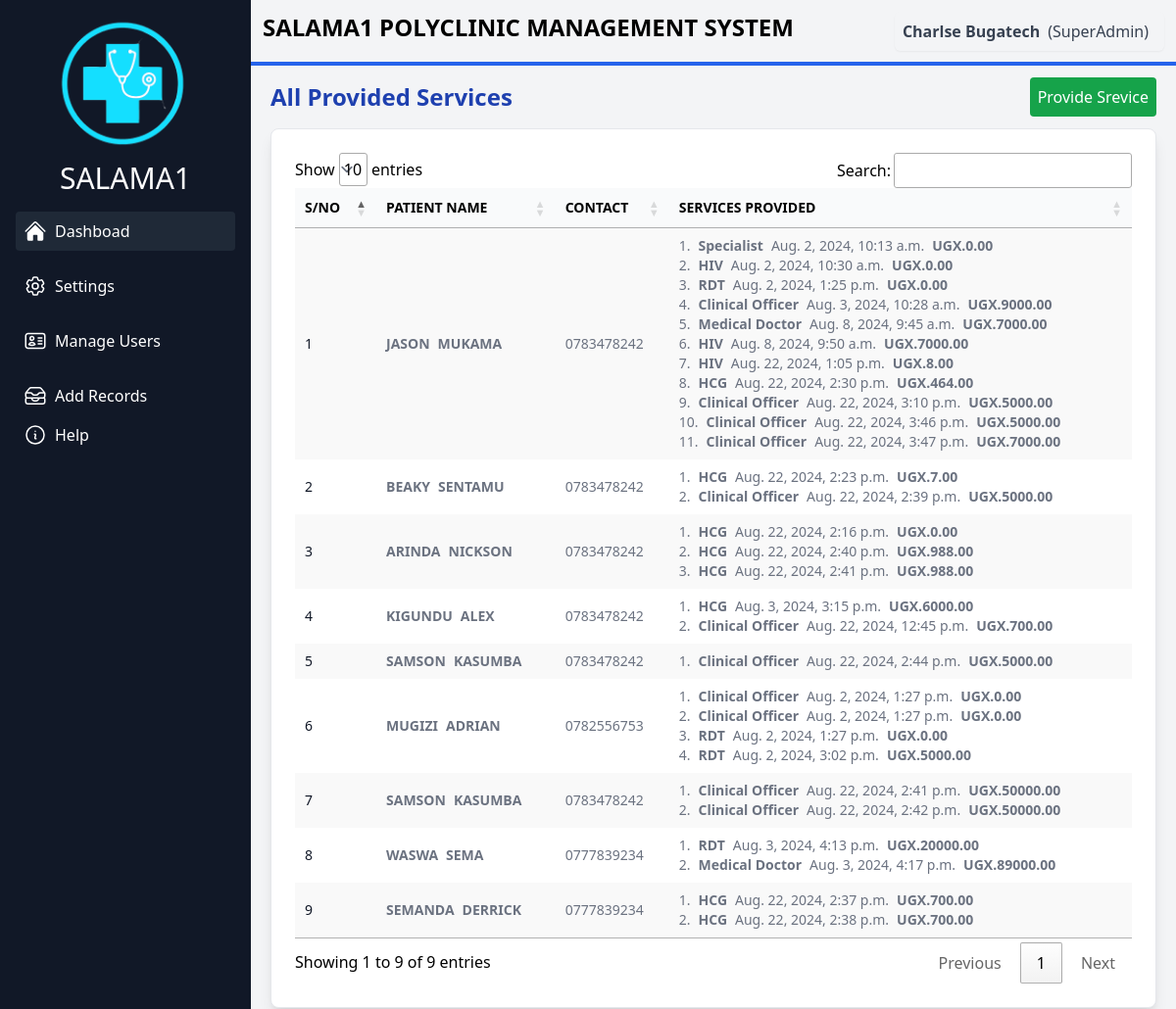
Before: /getprovidedserviceview/ (signed in) with the older database file.
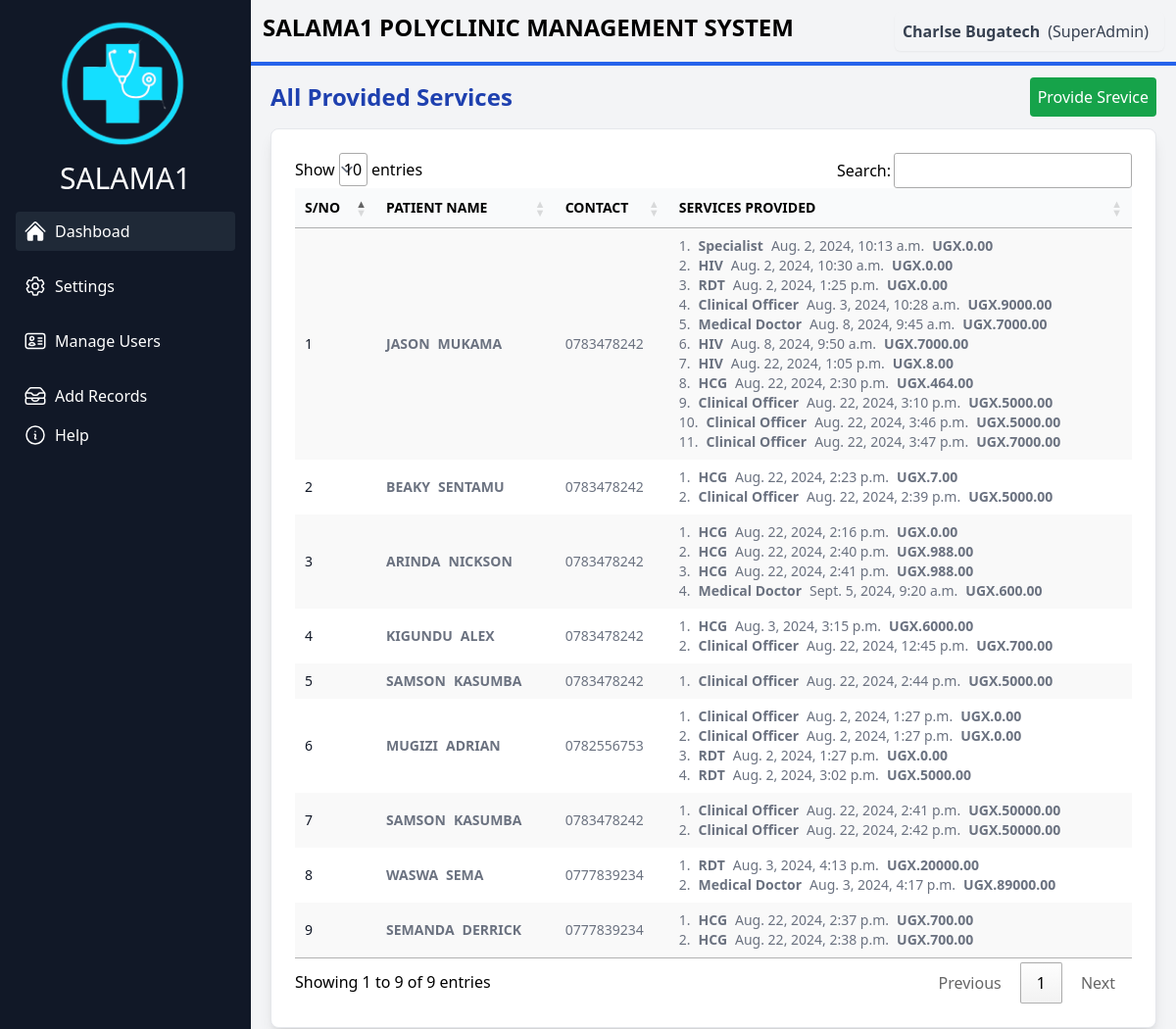
After: the same page with the newer database file.
### account/models.py (models this page shows, shortened)
class User(AbstractBaseUser, PermissionsMixin):
    id = models.UUIDField(primary_key=True, default=uuid.uuid4, editable=False, verbose_name="ID")
    name = models.CharField(max_length=255, blank=True, null=True, verbose_name="Full Name")
    email = models.EmailField(unique=True, verbose_name="Email Address")
    phone = models.CharField(max_length=15, blank=True, null=True, verbose_name="Phone Number")
    role = models.CharField(max_length=50, blank=True, null=True, verbose_name="Role")
    is_active = models.BooleanField(default=True, verbose_name="Active")
    is_staff = models.BooleanField(default=False, verbose_name="Staff Status")
    is_superuser = models.BooleanField(default=False, verbose_name="Superuser Status")
    date_joined = models.DateTimeField(auto_now_add=True, verbose_name="Date Joined")
    last_login = models.DateTimeField(blank=True, null=True, verbose_name="Last Login")
    objects = CustomUserManager()
    USERNAME_FIELD = 'email'
    EMAIL_FIELD = 'email'
    REQUIRED_FIELDS = ['name']

### patients/models.py (models this page shows, shortened)
class Biodata(models.Model):
    Firstname = models.CharField(max_length=100, default="")
    Othernames = models.CharField(max_length=100, default="")
    Age = models.CharField(max_length=100, default="")
    weight = models.CharField(max_length=100, default="")
    sex = models.CharField(max_length=100, default="")
    height = models.CharField(max_length=100, default="")
    tribe = models.ForeignKey(Tribes, on_delete=models.SET_NULL, null=True)
    Address = models.TextField(default="")
    Phone = models.CharField(max_length=100, default="")
    Emailaddress = models.CharField(max_length=100, default="")
    created_at = models.DateTimeField(null=True, blank=True, auto_now_add=True)
    day_of_week = models.CharField(max_length=10, blank=True, null=True)
    added_by = models.ForeignKey(User, on_delete=models.SET_NULL, null=True)

class Providedservices(models.Model):
    patient = models.ForeignKey(Biodata, on_delete=models.SET_NULL, null=True)
    category = models.ForeignKey(ServiceCategory, on_delete=models.SET_NULL, null=True)
    service = models.ForeignKey(Service, on_delete=models.SET_NULL, null=True)
    cost = models.DecimalField(max_digits=10, decimal_places=2, default=0)
    created_at = models.DateTimeField(auto_now_add=True, blank=True, null=True)
    added_by = models.ForeignKey(User, on_delete=models.SET_NULL, null=True)

class Service(models.Model):
    category = models.ForeignKey(ServiceCategory, on_delete=models.SET_NULL, null=True)
    service = models.CharField(max_length=100, default="")
    price = models.DecimalField(max_digits=10, decimal_places=2, default=0)
    created_at = models.DateTimeField(auto_now_add=True, blank=True, null=True)
    added_by = models.ForeignKey(User, on_delete=models.SET_NULL, null=True)
    def __str__(self):
        return self.service

### patients/views.py (the view)
# urls.py: path('getprovidedserviceview/', views.getprovidedserviceview, name='getprovidedserviceview'),
@login_required
def getprovidedserviceview(request):
    patients_with_services = Biodata.objects.prefetch_related('providedservices_set__service').all()
    context = {
        'patients_with_services': patients_with_services,
    }
    for patient in patients_with_services:
        print(f"Patient: {patient.Firstname} {patient.Othernames}")
        for provided_service in patient.providedservices_set.all():
            print(f"  Service: {provided_service.service.created_at}, Price: {provided_service.service}")
    return render(request, 'patients/patientsandservices.html', context)

### patients/templates/patients/patientsandservices.html (shortened to what this page needs)
{% extends 'core/base.html' %}
{% load static %}
{% block content %}
<link rel="stylesheet" href="https://cdn.datatables.net/1.11.5/css/jquery.dataTables.min.css">
<div class="bg-gray-100 pl-5 pr-5 pt-3 pb-3">
    <div class="flex justify-between items-center mb-3">
        <p class="text-2xl font-semibold text-blue-800">All Provided Services</p>
        <a href="{% url 'patients:biodata' %}" class="rounded bg-green-600 text-white p-2  hover:bg-green-700">Provide Srevice</a>
    </div>
    <div class="bg-white p-6 rounded-lg shadow-lg border border-gray-200 dark:bg-gray-800 dark:border-gray-700 overflow-x-auto">
        <table id="bootstrapdatatable" class="w-full stripe text-sm text-left text-gray-500 dark:text-gray-400">
            <thead class=" uppercase bg-gray-50 text-black dark:bg-gray-700 dark:text-gray-400">
                <tr>
                    <th scope="col" class="px-6 py-3">S/No</th>
                    <th scope="col" class="px-6 py-3">Patient Name</th>
                    <th scope="col" class="px-6 py-3">Contact</th>
                    <th scope="col" class="px-6 py-3">Services Provided</th>
                </tr>
            </thead>
            <tbody>
                {% for patient in patients_with_services %}
                <tr>
                    <th scope="row" class="px-6 py-4 font-medium text-gray-900 whitespace-nowrap dark:text-white">
                        {{ forloop.counter }}
                    </th>
                    <td class="px-6 py-4 uppercase font-bold">
                        <ul class="flex  gap-2">
                            <li>{{ patient.Firstname }}</li>
                            <li>{{ patient.Othernames }}</li>
                        </ul>
                    </td>
                    <td class="px-6 py-4">
                        <ul>
                            <li>{{ patient.Phone }}</li>
                        </ul>
                    </td>
                    <td class="px-6 py-4">
                        <ul class=" list-inside">
                            {% for service in patient.providedservices_set.all %}
                              <div class="flex gap-2">
                                <li>{{ forloop.counter }}.</li>
                                <li class="font-bold">{{ service.service }}</li>
                                <li>{{ service.created_at }}</li>
                                <li class="font-bold">UGX.{{ service.cost }}</li>
                            </div>
                            {% empty %}
                                <li>No services provided yet.</li>
                            {% endfor %}
                        </ul>
                    </td>
                </tr>
                {% empty %}
                <tr>
                    <td colspan="4" class="px-6 py-4 text-center">No patients available.</td>
                </tr>
                {% endfor %}
            </tbody>
        </table>
    </div>
</div>
{% endblock %}

### core/templates/core/base.html (shortened to what this page needs)
{% load static tailwind_tags %}
{% load static %}
{% load widget_tweaks %}
<!DOCTYPE html>
<html lang="en">
<head>
    {% tailwind_css %}
</head>
<body class="overflow-hidden">
    <div class="flex w-screen h-screen">
        <div id="menu" class="flex-col bg-gray-900 w-64 hidden lg:flex">
            <div class="flex flex-col items-center">
                <div class="mb-2 mt-3">
                    <img src="{% static 'homelogo.png' %}" class="h-36">
                </div>
                <h1 class="text-white text-3xl mt-0">
                    <a href="">SALAMA1</a>
                </h1>
            </div>
            <nav class="flex flex-col p-4 space-y-4  text-white">
                <a class="flex items-center p-2 hover:bg-gray-700  bg-gray-800 rounded" href="{% url 'core:index' %}">
                    Dashboad
                </a>
                <div class="relative group">
                    <button class="flex items-center p-2 w-full text-left hover:bg-gray-700 rounded">
                        Settings
                    </button>
                </div>
                <div class="relative group">
                    <button class="flex items-center p-2 w-full text-left hover:bg-gray-700 rounded">
                        Manage Users
                    </button>
                </div>
                <div class="relative group">
                    <button class="flex items-center p-2 w-full text-left hover:bg-gray-700 rounded">
                        Add Records
                    </button>
                    <a class="flex items-center p-2 hover:bg-gray-700 rounded" href="/">
                        Help
                    </a>
            </nav>
        </div>
        <div class="flex-1 flex flex-col">
            <div class="pt-3 pl-3 pr-3 bg-gray-100 h-16 flex">
                <h1 class="text-2xl font-bold hidden lg:flex ">SALAMA1 POLYCLINIC MANAGEMENT SYSTEM</h1>
                <div class="ml-auto flex">
                    {% if user.is_authenticated %}
                    <div class="inline-block text-left">
                        <div class="">
                            <button type="button"
                                class="inline-flex  w-full rounded-md  border-gray-300 shadow-sm items-center font-medium text-gray-700 hover:bg-gray-50 focus:outline-none focus:ring-2 focus:ring-offset-2 focus:ring-indigo-500"
                                id="menu-button" aria-expanded="true" aria-haspopup="true">
                                <ul class="list-none flex p-2">
                                    <li class="mr-2 font-bold">{{ user.name }}</li>
                                    <li class="mr-2 "> ({{ user.role }})</li>
                                </ul>
                            </button>
                        </div>
                    </div>
                    {% endif %}
                </div>
            </div>
            <div class="p-0.5 bg-blue-600">
            </div>
            <div class=" bg-slate-00 overflow-auto">
                {% block content %}
                {% endblock %}
            </div>
        </div>
    </div>
</body>
</html>

Changed rows visible on the page:
added Providedservices: service "Medical Doctor", created_at "Sept. 5, 2024, 9:20 a.m.", cost "600.00", shown under Biodata "ARINDA"
